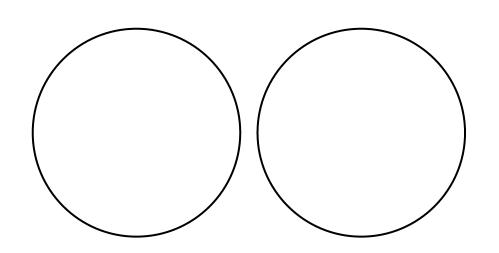
#> input picture images/circles-test-1.jpg, 499 x 253 px
$ python salt_and_pepper.py ../images/circles-test-1.jpg 1.0   (Python 2 division)   (older library calls are emulated)
#> lines starting #> are read from the running program, lines starting #| are printed output that depends on the picture
import sys, os, random, Image

def open_image(image_file_path):
    image = Image.open(image_file_path)
    image.thumbnail((600, 450), Image.ANTIALIAS)
    return image

def get_image_size(image):
    width, height = image.size
    return (width, height)

def grayscale(image):
    width, height = get_image_size(image)
    for w in range(width):
        for h in range(height):
            r, g, b = image.getpixel((w, h))
            gray = (r+g+b)/3
            image.putpixel((w, h), (gray, gray, gray))
    return image

def put_salt_and_pepper(image_file_path, intensity):
    image = open_image(image_file_path)
    width, height = get_image_size(image)
    image = grayscale(image)

    for w in range(width):
        for h in range(height):
            if random.random() < intensity:
                if random.random() < 0.5:
                    image.putpixel((w, h), (0, 0, 0))
                else:
                    image.putpixel((w, h), (255, 255, 255))
    image.show()
    return image

def remove_salt_and_pepper(image):
    image_copy = image
    width, height = get_image_size(image)

    for w in range(width):
        for h in range(height):
            pixel = image_copy.getpixel((w, h))[0]
            if pixel == 0 or pixel == 255:
                pixel_list = []
                try: pixel_list.append(image_copy.getpixel((w, h-1))[0])
                except: pass
                try: pixel_list.append(image_copy.getpixel((w, h+1))[0])
                except: pass
                try: pixel_list.append(image_copy.getpixel((w-1, h))[0])
                except: pass
                try: pixel_list.append(image_copy.getpixel((w+1, h))[0])
                except: pass
                try: pixel_list.append(image_copy.getpixel((w-1, h-1))[0])
                except: pass
                try: pixel_list.append(image_copy.getpixel((w-1, h+1))[0])
                except: pass
                try: pixel_list.append(image_copy.getpixel((w+1, h-1))[0])
                except: pass
                try: pixel_list.append(image_copy.getpixel((w+1, h+1))[0])
                except: pass
                pixel = sum(pixel_list)/len(pixel_list)
                image.putpixel((w, h), (pixel, pixel, pixel))
    image.show()

def main():
    if len(sys.argv) > 2:
        image_file_path = str(sys.argv[1])
        intensity = float(sys.argv[2])
        if os.path.isfile(image_file_path):
            image = put_salt_and_pepper(image_file_path, intensity)
#> in open_image, image is the input picture: PIL image 499x253 RGB; min 0, max 255, mean 249.5
#> in put_salt_and_pepper, `width, height = get_image_size(image)`: width = 499; height = 253
#> in grayscale, `width, height = get_image_size(image)`: width = 499; height = 253
#> after the loop in put_salt_and_pepper, `for w in range(width):`:
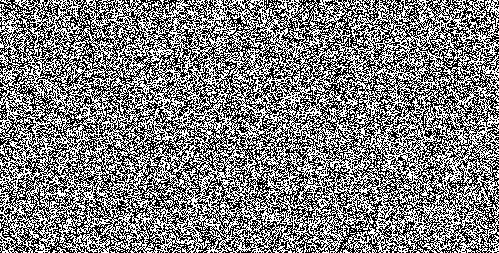
#> image: PIL image 499x253 RGB; 49.9% white in thin lines or dots
            remove_salt_and_pepper(image)
#> in remove_salt_and_pepper, `width, height = get_image_size(image)`: width = 499; height = 253
#> after the loop in remove_salt_and_pepper, `for w in range(width):`:
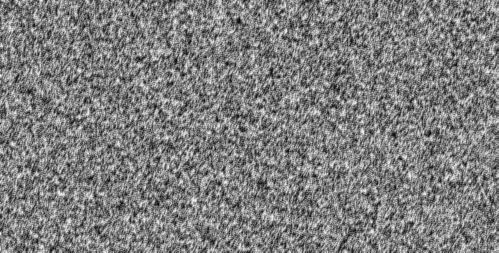
#> image: PIL image 499x253 RGB; min 7, max 248, mean 126.4
#> after the loop in remove_salt_and_pepper, `for w in range(width):`: pixel_list = [172, 141, 170]
        else:
            print 'Image file does not exist'
    else:
        print 'Missing parameters'

if __name__ == '__main__':
    main()

$ run again, on images/diagonals-test-1.jpg
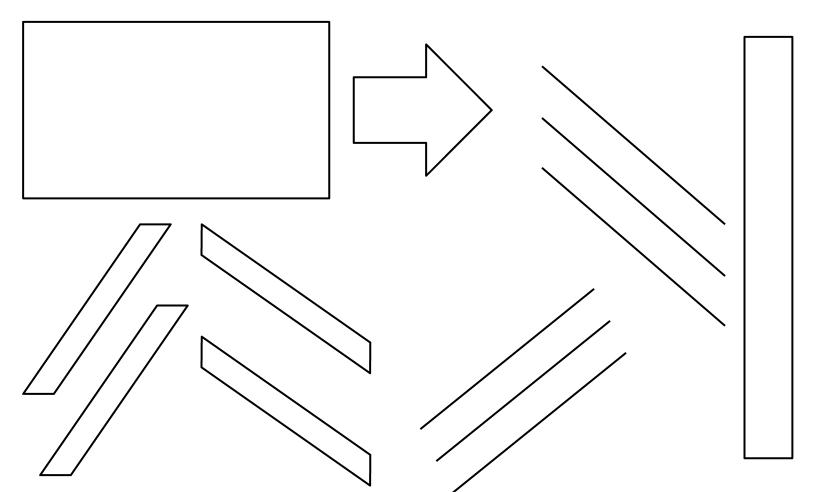
#> input picture images/diagonals-test-1.jpg, 814 x 492 px
#> in open_image, image is the input picture: PIL image 814x492 RGB; min 0, max 255, mean 247.6
#> in put_salt_and_pepper, `width, height = get_image_size(image)`: width = 600; height = 363
#> in grayscale, `width, height = get_image_size(image)`: width = 600; height = 363
#> after the loop in put_salt_and_pepper, `for w in range(width):`:
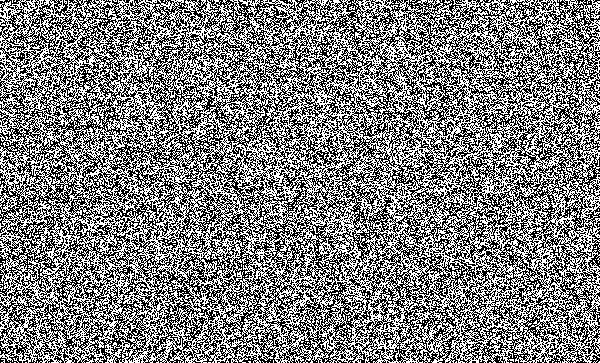
#> image: PIL image 600x363 RGB; 50% white; black in thin lines or dots
#> in remove_salt_and_pepper, `width, height = get_image_size(image)`: width = 600; height = 363
#> after the loop in remove_salt_and_pepper, `for w in range(width):`:
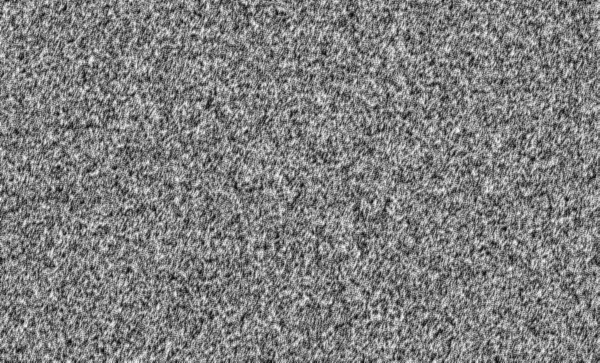
#> image: PIL image 600x363 RGB; min 9, max 253, mean 126.8
#> after the loop in remove_salt_and_pepper, `for w in range(width):`: pixel_list = [140, 159, 127]

$ run again, on images/diagonals-test-2.jpg
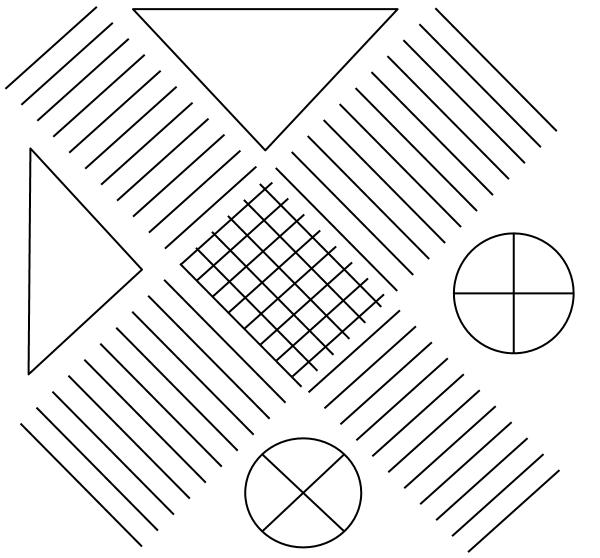
#> input picture images/diagonals-test-2.jpg, 600 x 558 px
#> in open_image, image is the input picture: PIL image 600x558 RGB; min 0, max 255, mean 238.1
#> in put_salt_and_pepper, `width, height = get_image_size(image)`: width = 484; height = 450
#> in grayscale, `width, height = get_image_size(image)`: width = 484; height = 450
#> after the loop in put_salt_and_pepper, `for w in range(width):`:
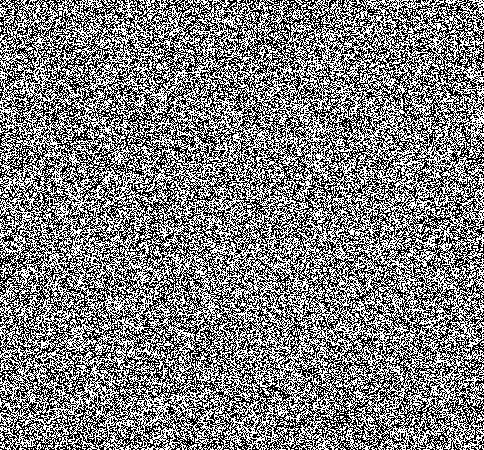
#> image: PIL image 484x450 RGB; 50% white; black in thin lines or dots
#> in remove_salt_and_pepper, `width, height = get_image_size(image)`: width = 484; height = 450
#> after the loop in remove_salt_and_pepper, `for w in range(width):`:
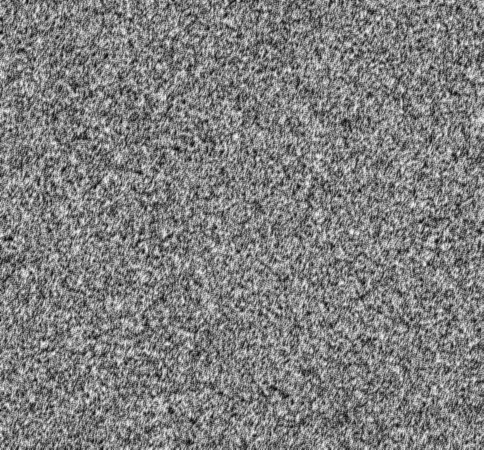
#> image: PIL image 484x450 RGB; min 5, max 245, mean 126.8
#> after the loop in remove_salt_and_pepper, `for w in range(width):`: pixel_list = [160, 166, 122]

$ run again, on images/forms.jpg
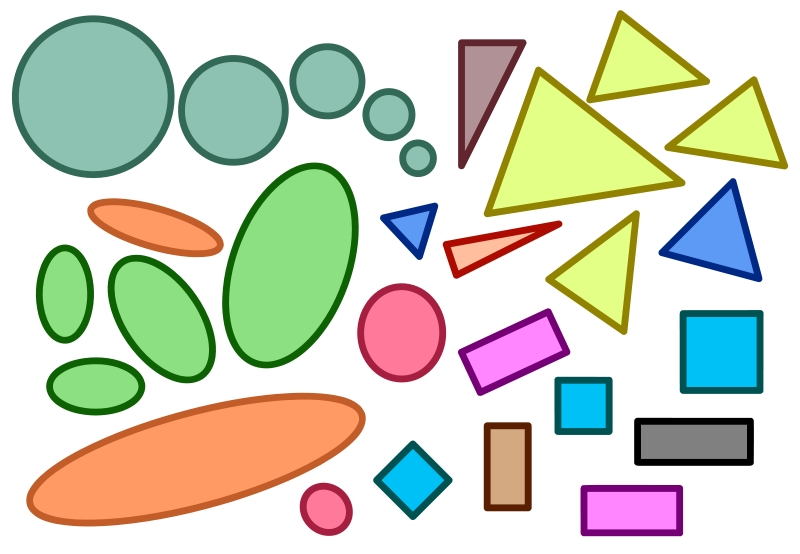
#> input picture images/forms.jpg, 800 x 554 px
#> in open_image, image is the input picture: PIL image 800x554 RGB; mean R, G, B 207.8, 211.8, 194.5
#> in put_salt_and_pepper, `width, height = get_image_size(image)`: width = 600; height = 416
#> in grayscale, `width, height = get_image_size(image)`: width = 600; height = 416
#> after the loop in put_salt_and_pepper, `for w in range(width):`:
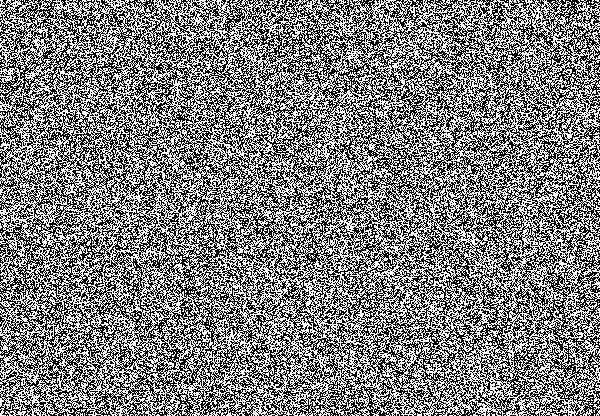
#> image: PIL image 600x416 RGB; 50% white in thin lines or dots
#> in remove_salt_and_pepper, `width, height = get_image_size(image)`: width = 600; height = 416
#> after the loop in remove_salt_and_pepper, `for w in range(width):`:
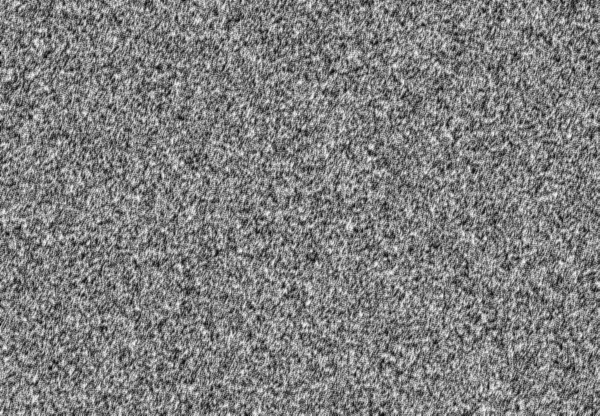
#> image: PIL image 600x416 RGB; min 1, max 249, mean 126.6
#> after the loop in remove_salt_and_pepper, `for w in range(width):`: pixel_list = [107, 92, 143]
